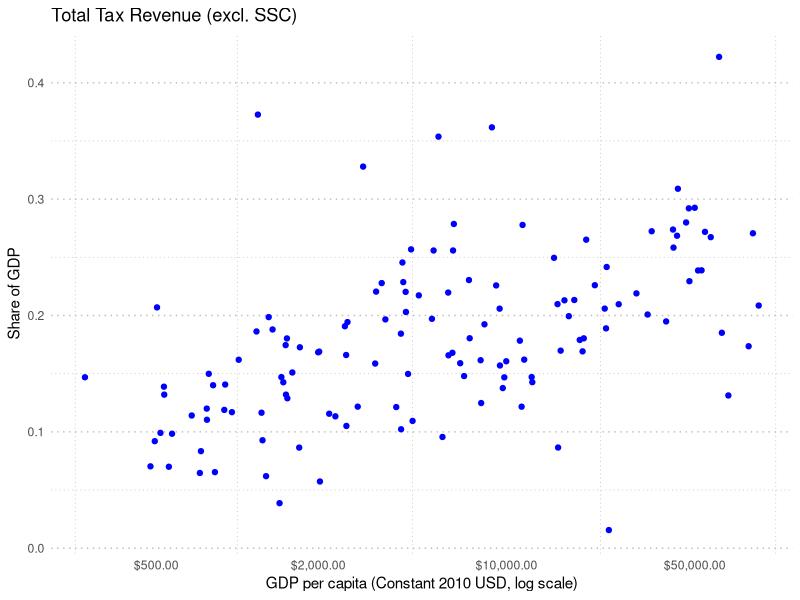
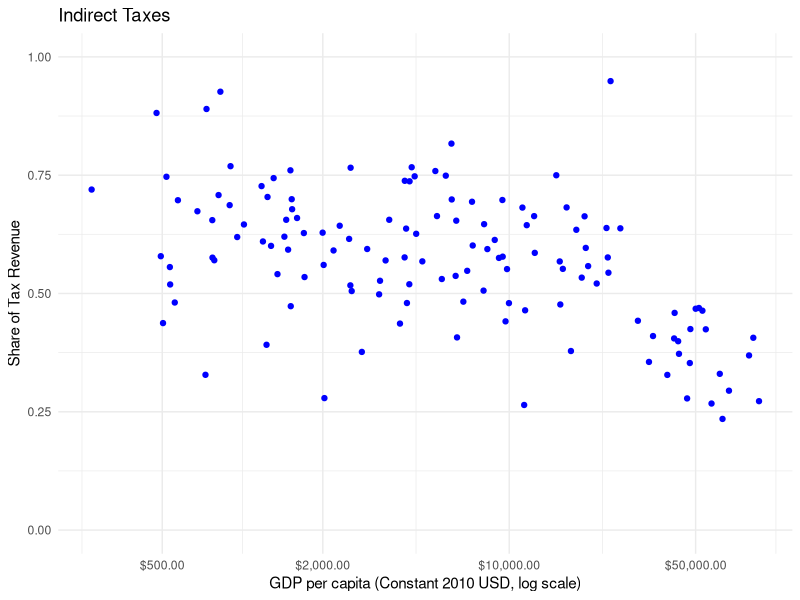
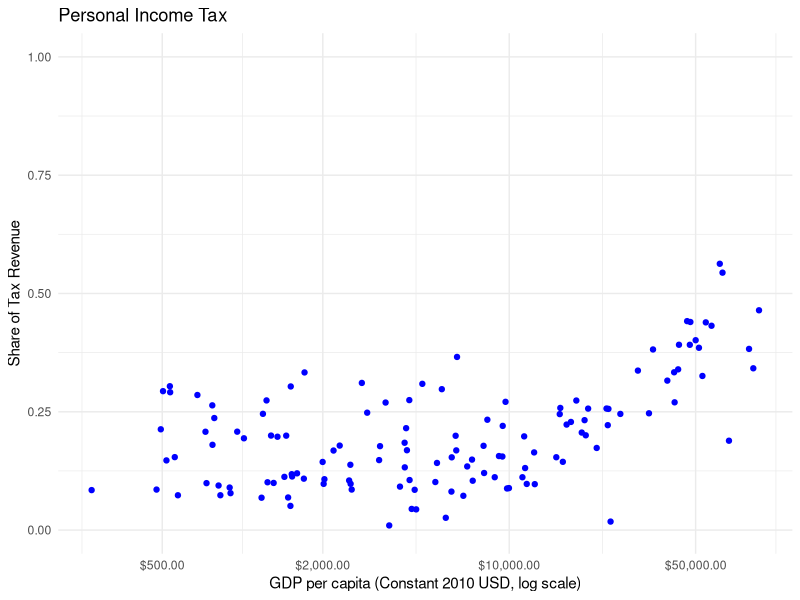
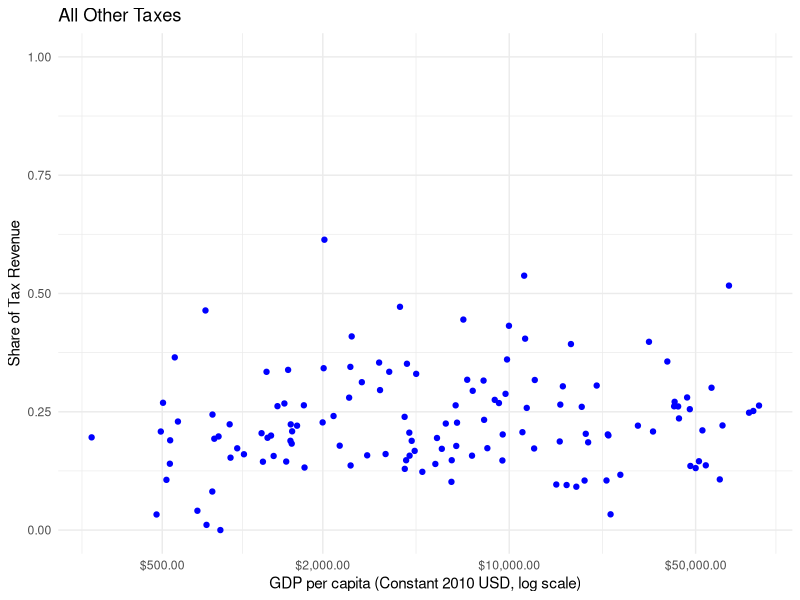

Write the R code that produced these figures, in order. (Note: this script raises an error after producing the figures.)
#### Preamble ####
# Purpose: Replicated Figure 1 from The Equity of Tax Systems in Low- and MiddleIncome Countries paper
# Author: Amie Liu, Wanling Ma
# Date: 13 February 2024
# Contact: wanling.ma@mail.utoronto.ca
# License: MIT


#### Workspace setup ####
library(tidyverse)
library(haven) # for reading .dta files
library(dplyr) # for data manipulation
library(ggplot2)
library(patchwork)

#### Pre-process data ####

# Bring in Population and GDP, World Development Indicators World Bank
pop <- read_dta("../data/raw_data/gdp_population_WDI.dta") %>%
  filter(year == 2018) %>%
  select(-year)

# Bring in Oil and Gas Rich status countries from Ross-Mahdavi (2015)
oil <- read_dta("../data/raw_data/ross_mahdavi.dta") %>%
  filter(year == 2013) %>%
  rename(oil_pct_2013 = oil_pct) %>%
  select(country, oil_pct_2013)

# Bring in tax rates data
tax_rates <- read_dta("../data/raw_data/globalETR_bfjz.dta") %>%
  filter(year == 2018)

# Clean up tax_rates data for merge
tax_rates <- tax_rates %>%
  select(-year)

# Merge with population data
merged_data <- tax_rates %>%
  left_join(pop, by = c("country" = "country"))

# Keep only the rows that successfully merged
merged_data <- filter(merged_data, !is.na(pop))

# Merge with oil data
merged_data <- merged_data %>%
  left_join(oil, by = c("country" = "country"))

# Adding ISO codes
merged_data$iso3 <- merged_data$country

# Add income classification and continents from WB (country_frame)
country_frame <- read_dta("../data/raw_data/country_frame.dta")
merged_data <- left_join(merged_data, country_frame, by = c("iso3" = "iso3"))


# Apply 2 sample conditions: more than 1M inhabitants, less than 33% of GDP arises from oil and gas production
merged_data <- filter(merged_data, pop > 1000000) # Drop countries with <= 1M inhabitants

# Listing and dropping countries where oil and gas production is >= 33%
merged_data <- filter(merged_data, is.na(oil_pct_2013) | oil_pct_2013 < 0.33) # Drop oil and gas producers
merged_data <- rename(merged_data, country_name = "country_name.x", region = "region.x")
merged_data <- merged_data %>% select(-c("region.y", "country_name.y"))

merged_data <- merged_data %>%
  mutate(
    gdp_to_ndp = gdp_currentusd / ndp_usd
  )

# Updating variables from NDP ratios to GDP ratios
vars_to_update <- c("pct_tax", "pct_1100", "pct_1200", "pct_2000", "pct_4000", "pct_5000", "pct_6000")
for(var in vars_to_update) {
  merged_data[[var]] <- 100 * (merged_data[[var]] / merged_data$gdp_to_ndp)
}

merged_data <- merged_data %>%
  mutate(
    gdp_to_ndp = gdp_currentusd / ndp_usd,
    pct_tax_noSSC = pct_tax - pct_2000,
    pct_other_taxes = pct_1200 + pct_4000 + pct_6000,
    gdp_pc = gdp_currentusd / pop,
    ln_gdp_pc = log(gdp_pc),
    ndp_pc = ndp_usd / pop,
    ln_ndp_pc = log(ndp_pc)
  )


#### Draw Figure 1.1 ####

# Generate Gpct_tax_noSSC as pct_tax_noSSC divided by 100
merged_data <- merged_data %>%
  mutate(Gpct_tax_noSSC = pct_tax_noSSC / 100)

# Create the plot
p1 <- ggplot(merged_data, aes(x = gdp_pc, y = Gpct_tax_noSSC)) +
  geom_point(color = "blue") +
  scale_x_log10(labels = scales::label_dollar(), breaks = c(500, 2000, 10000, 50000)) +
  labs(
    x = "GDP per capita (Constant 2010 USD, log scale)",
    y = "Share of GDP",
    subtitle = "Total Tax Revenue (excl. SSC)"
  ) +
  theme_minimal() +
  theme(
    plot.background = element_blank(),
    panel.grid.minor = element_line(color = "grey", linetype = "dotted"),
    panel.grid.major.x = element_blank(),
    panel.grid.major.y = element_line(color = "grey", linetype = "dotted"),
    plot.subtitle = element_text(size = rel(1.2))
  )

#### Draw Figure 1.2 - 1.4 ####

##### Mutate Data #####
vars <- c("pct_tax_noSSC", "pct_1100", "pct_5000", "pct_other_taxes", "pct_1200", "pct_4000", "pct_6000")

# Generating ratios
for (var in vars) {
  new_var_name <- paste0("r_", var)
  merged_data[[new_var_name]] <- merged_data[[var]] / merged_data$pct_tax_noSSC
}

##### Draw Figure 1.2 #####
p2 <- ggplot(merged_data, aes(x = gdp_pc, y = r_pct_5000)) +
  geom_point(color = "blue") +
  scale_x_log10(labels = scales::label_dollar(), breaks = c(500, 2000, 10000, 50000)) +
  labs(
    x = "GDP per capita (Constant 2010 USD, log scale)",
    y = "Share of Tax Revenue",
    subtitle = "Indirect Taxes"
  ) +
  ylim(0, 1) + 
  theme_minimal() +
  theme(
    plot.background = element_blank(),
    plot.subtitle = element_text(size = rel(1.2))
  )


##### Draw Figure 1.3 #####
p3 <- ggplot(merged_data, aes(x = gdp_pc, y = r_pct_1100)) +
  geom_point(color = "blue") +
  scale_x_log10(labels = scales::label_dollar(), breaks = c(500, 2000, 10000, 50000)) +
  labs(
    x = "GDP per capita (Constant 2010 USD, log scale)",
    y = "Share of Tax Revenue",
    subtitle = "Personal Income Tax"
  ) +
  ylim(0, 1) + 
  theme_minimal() +
  theme(
    plot.background = element_blank(),
    plot.subtitle = element_text(size = rel(1.2))
  )

##### Draw Figure 1.4 #####
p4 <- ggplot(merged_data, aes(x = gdp_pc, y = r_pct_other_taxes)) +
  geom_point(color = "blue") +
  scale_x_log10(labels = scales::label_dollar(), breaks = c(500, 2000, 10000, 50000)) +
  labs(
    x = "GDP per capita (Constant 2010 USD, log scale)",
    y = "Share of Tax Revenue",
    subtitle = "All Other Taxes"
  ) +
  ylim(0, 1) + 
  theme_minimal() +
  theme(
    plot.background = element_blank(),
    plot.subtitle = element_text(size = rel(1.2))
  )


write_dta(merged_data, "../data/proc/tax_sample.dta")


print(p1)
print(p2)
print(p3)
print(p4)
